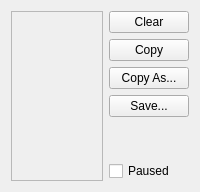
                <widget class="QWidget" name="OutgoingHex_tab">
                 <attribute name="title">
                  <string>Outgoing Hex</string>
                 </attribute>
                 <layout class="QHBoxLayout" name="horizontalLayout_25">
                  <item>
                   <widget class="QWidget" name="widget_17" native="true">
                    <layout class="QVBoxLayout" name="verticalLayout_23">
                     <property name="spacing">
                      <number>6</number>
                     </property>
                     <property name="leftMargin">
                      <number>0</number>
                     </property>
                     <property name="topMargin">
                      <number>0</number>
                     </property>
                     <property name="rightMargin">
                      <number>0</number>
                     </property>
                     <property name="bottomMargin">
                      <number>0</number>
                     </property>
                     <item>
                      <widget class="QFrame" name="frame_OutgoingHexDisplayContainer">
                       <property name="frameShape">
                        <enum>QFrame::StyledPanel</enum>
                       </property>
                      </widget>
                     </item>
                    </layout>
                   </widget>
                  </item>
                  <item>
                   <widget class="QWidget" name="widget_19" native="true">
                    <property name="sizePolicy">
                     <sizepolicy hsizetype="Maximum" vsizetype="Preferred">
                      <horstretch>0</horstretch>
                      <verstretch>0</verstretch>
                     </sizepolicy>
                    </property>
                    <layout class="QVBoxLayout" name="verticalLayout_22">
                     <property name="leftMargin">
                      <number>0</number>
                     </property>
                     <property name="topMargin">
                      <number>0</number>
                     </property>
                     <property name="rightMargin">
                      <number>0</number>
                     </property>
                     <property name="bottomMargin">
                      <number>0</number>
                     </property>
                     <item>
                      <widget class="QPushButton" name="pushButton_OutGoing_HexClear">
                       <property name="text">
                        <string>Clear</string>
                       </property>
                      </widget>
                     </item>
                     <item>
                      <widget class="QPushButton" name="pushButton_OutGoing_HexCopy">
                       <property name="text">
                        <string>Copy</string>
                       </property>
                      </widget>
                     </item>
                     <item>
                      <widget class="QPushButton" name="pushButton_OutGoing_HexCopyAs">
                       <property name="text">
                        <string>Copy As...</string>
                       </property>
                      </widget>
                     </item>
                     <item>
                      <widget class="QPushButton" name="OutGoingHex_Save_pushButton">
                       <property name="text">
                        <string>Save...</string>
                       </property>
                      </widget>
                     </item>
                     <item>
                      <spacer name="verticalSpacer_8">
                       <property name="orientation">
                        <enum>Qt::Vertical</enum>
                       </property>
                       <property name="sizeHint" stdset="0">
                        <size>
                         <width>20</width>
                         <height>38</height>
                        </size>
                       </property>
                      </spacer>
                     </item>
                     <item>
                      <widget class="QCheckBox" name="checkBox_OutGoing_HexPaused">
                       <property name="text">
                        <string>Paused</string>
                       </property>
                      </widget>
                     </item>
                    </layout>
                   </widget>
                  </item>
                 </layout>
                </widget>
